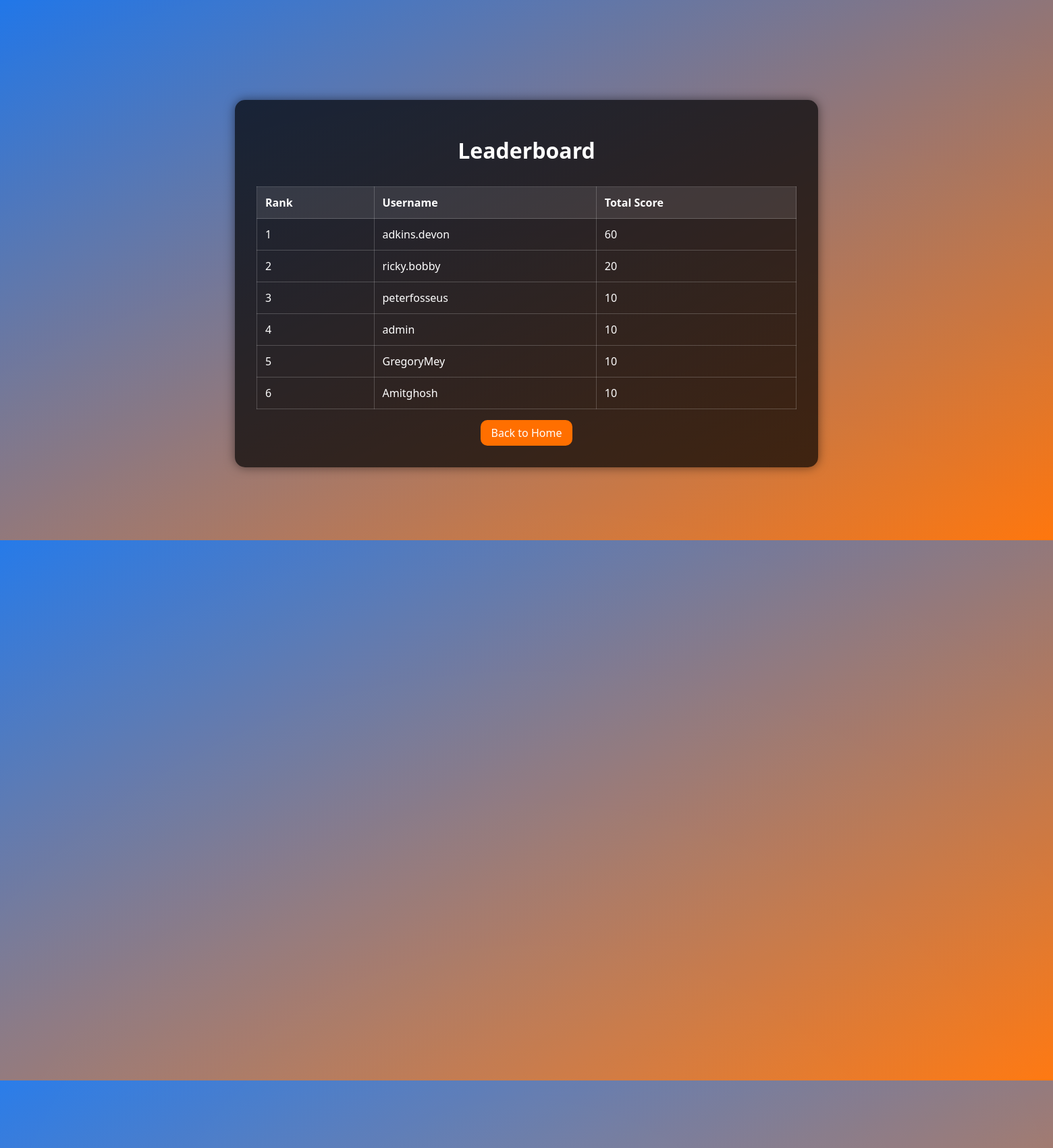
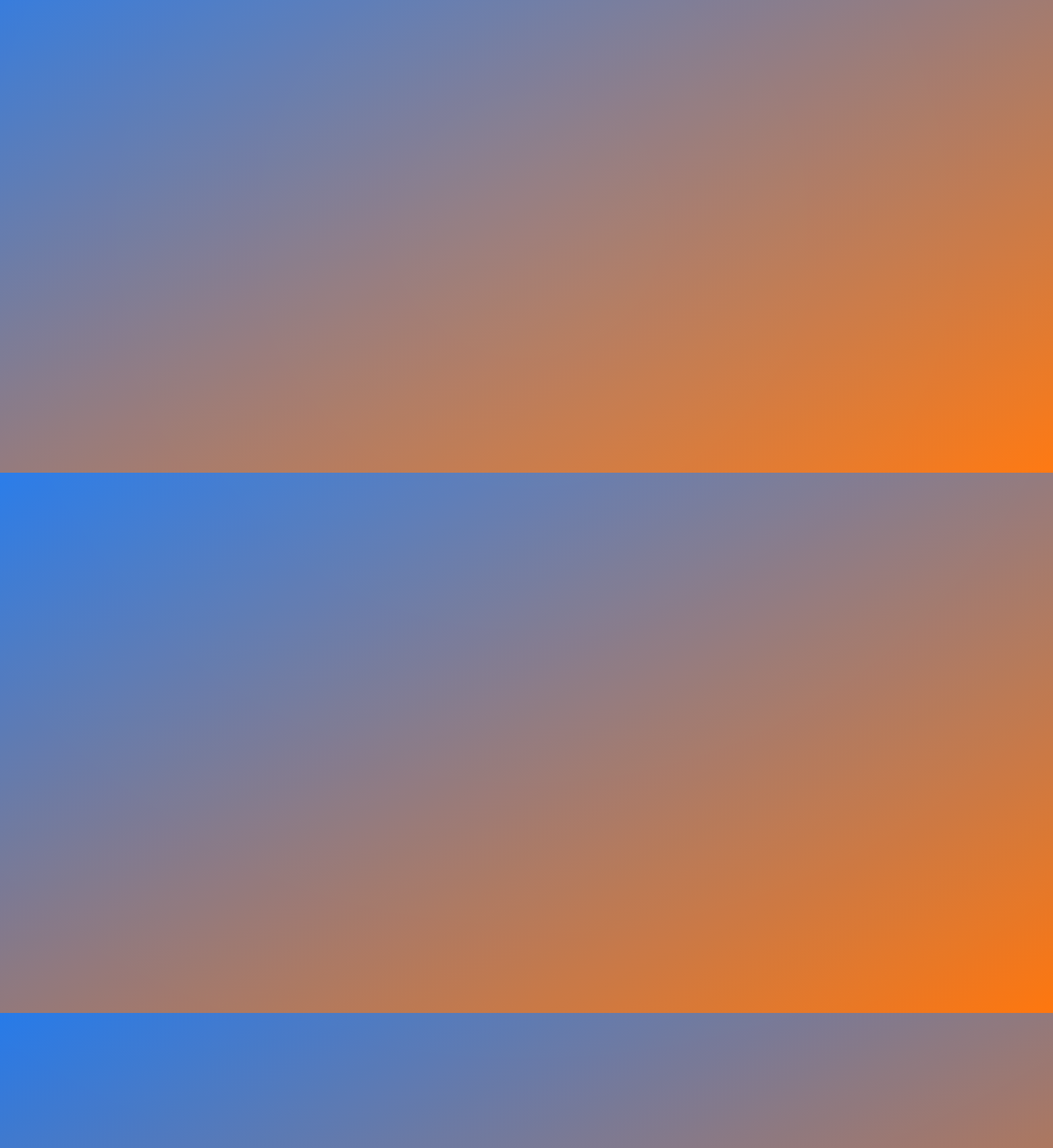
The page /leaderboard (signed in, upper part) on the database its author committed (2 pictures, top to bottom).
### app/models.py (models this page shows, shortened)
class User(db.Model):
    id = db.Column(db.Integer, primary_key=True)
    username = db.Column(db.String(80), nullable=False, unique=True)
    email = db.Column(db.String(120), nullable=True, unique=True)
    password = db.Column(db.String(255), nullable=False)
    created_at = db.Column(db.DateTime, server_default=db.func.now())
    reset_token = db.Column(db.String(100), nullable=True)
    reset_token_expiration = db.Column(db.DateTime, nullable=True)

### app/routes.py (the view)
@main.route('/leaderboard')
def leaderboard():
    if 'user_id' not in session:
        return redirect(url_for('main.login'))
    leaderboard_data = db.session.query(
        User.username,
        func.sum(Score.score).label('total_score')
    ).join(Score, User.id == Score.user_id)\
     .group_by(User.username)\
     .order_by(func.sum(Score.score).desc())\
     .limit(10)\
     .all()
    leaderboard_with_rank = list(enumerate(leaderboard_data, 1))
    return render_template('leaderboard.html', leaderboard=leaderboard_with_rank)

### app/templates/leaderboard.html (shortened to what this page needs)
<!DOCTYPE html>
<html lang="en">
<head>
</head>
<body>
    <div class="background-animation"></div>
    <div class="container">
        <h1>Leaderboard</h1>
        <table>
            <thead>
                <tr>
                    <th>Rank</th>
                    <th>Username</th>
                    <th>Total Score</th>
                </tr>
            </thead>
            <tbody>
                {% for rank, (username, total_score) in leaderboard %}
                <tr>
                    <td>{{ rank }}</td>
                    <td>{{ username }}</td>
                    <td>{{ total_score }}</td>
                </tr>
                {% endfor %}
            </tbody>
        </table>
        <a href="{{ url_for('main.index') }}">Back to Home</a>
    </div>
</body>
</html>

### app/templates/leaderboard.html (style rules this page uses)
body { margin: 0; font-family: 'Segoe UI', Tahoma, Geneva, Verdana, sans-serif; background: linear-gradient(to bottom right, #1a73e8, #ff6f00); color: #fff; display: flex; justify-content: center; align-items: center; min-height: 100vh; overflow: hidden; padding: 20px; }
.container { background: rgba(0, 0, 0, 0.7); border-radius: 15px; box-shadow: 0 0 15px rgba(0, 0, 0, 0.5); padding: 2rem; width: 100%; max-width: 800px; text-align: center; position: relative; overflow: hidden; }
h1 { font-size: 2rem; margin-bottom: 2rem; }
table { width: 100%; border-collapse: collapse; margin-top: 20px; }
th, td { border: 1px solid rgba(255,255,255,0.2); padding: 12px; text-align: left; color: #fff; }
th { background-color: rgba(255,255,255,0.1); font-weight: bold; }
a { color: #1a73e8; text-decoration: none; transition: color 0.3s; display: inline-block; margin-top: 1rem; padding: 0.5rem 1rem; background: #ff6f00; border-radius: 10px; color: #fff; }
.background-animation { position: absolute; top: -50%; left: -50%; width: 200%; height: 200%; background: radial-gradient(circle at center, rgba(255, 255, 255, 0.1), transparent 70%); animation: rotate 10s linear infinite; z-index: -1; }

### rows shown on the page
User: id "1", username "adkins.devon", total_score "60"
User: rank "2", username "ricky.bobby", total_score "20"
User: rank "3", username "peterfosseus", total_score "10"
User: rank "4", username "admin", total_score "10"
User: rank "5", username "GregoryMey", total_score "10"
User: rank "6", username "Amitghosh", total_score "10"
